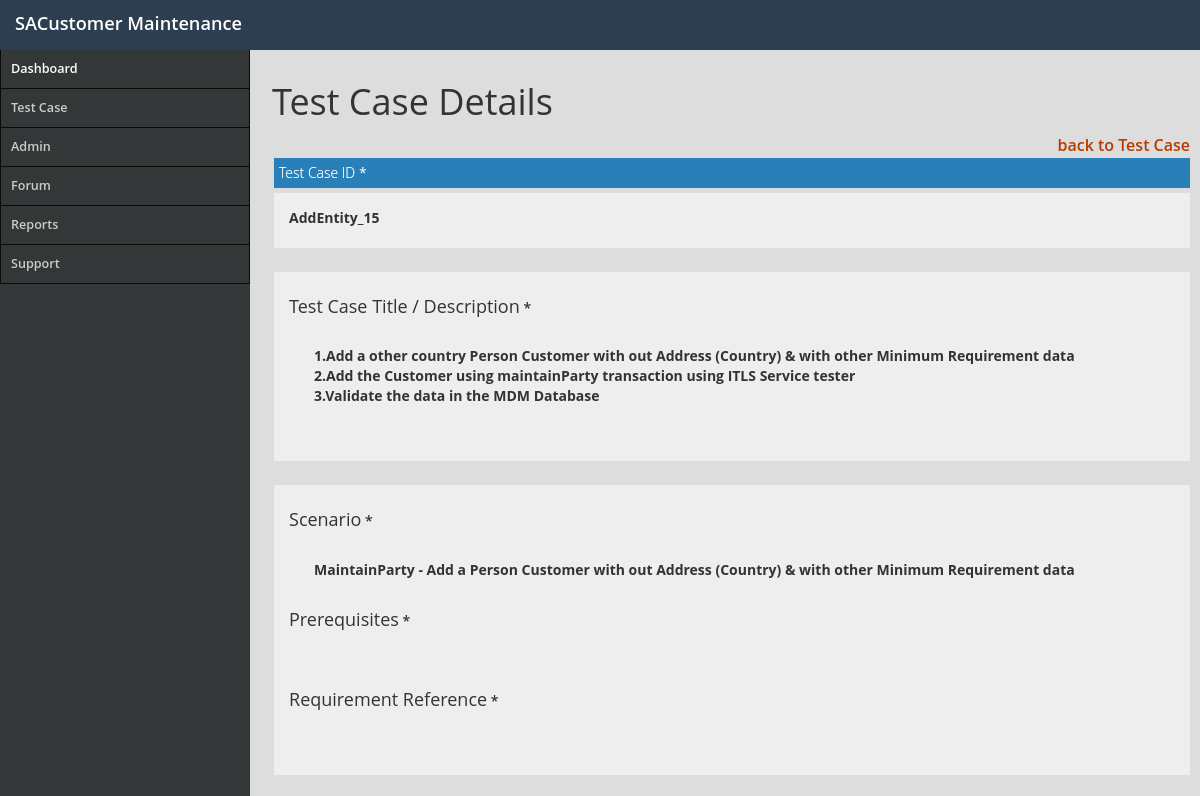
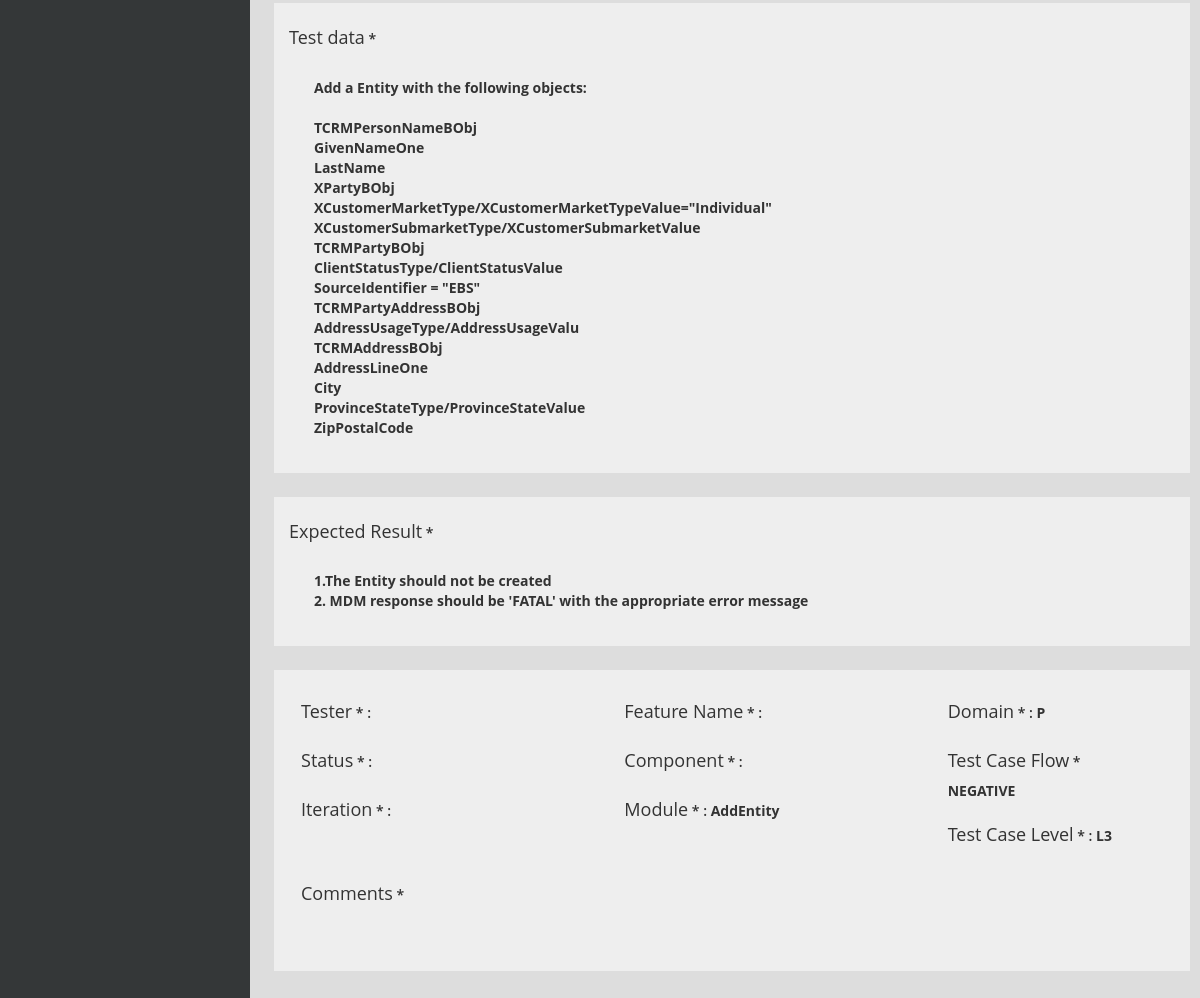
Screenshot of /view_testcase.php?Test_case_idpk=15 with the database file from the repository (2 pictures, top to bottom).
### tables this page shows
CREATE TABLE IF NOT EXISTS `testcases` (
  `Test_case_idpk` int(11) NOT NULL,
  `Component` varchar(255) NOT NULL,
  `Iteration` varchar(255) NOT NULL,
  `Feature_Name` text NOT NULL,
  `Module` varchar(120) DEFAULT NULL,
  `TC_Prerequisites` varchar(500) DEFAULT NULL,
  `Test_Case_ID` varchar(250) DEFAULT NULL,
  `Scenario` varchar(2550) DEFAULT NULL,
  `Domain` varchar(255) DEFAULT NULL,
  `Test_Case_Description` varchar(4000) DEFAULT NULL,
  `Test_data` varchar(4000) DEFAULT NULL,
  `Expected_result` varchar(4000) DEFAULT NULL,
  `Tester` varchar(255) DEFAULT NULL,
  `Status` varchar(12) DEFAULT NULL,
  `Comments` varchar(4000) DEFAULT NULL,
  `Req_Ref` varchar(1200) DEFAULT NULL,
  `Test_Case_Flow` varchar(100) DEFAULT NULL,
  `Level` varchar(50) DEFAULT NULL
);

### view_testcase.php (the view, shortened to what this page needs)
<?php
if(isset($_GET['Test_case_idpk']))
{
 $sql_query="SELECT * FROM testcases WHERE Test_case_idpk=".$_GET['Test_case_idpk'];
 $result_set=mysql_query($sql_query);
 $fetched_row=mysql_fetch_array($result_set);
}
  ?>
<!DOCTYPE html PUBLIC "-//W3C//DTD XHTML 1.0 Transitional//EN" "http://www.w3.org/TR/xhtml1/DTD/xhtml1-transitional.dtd">
<html xmlns="http://www.w3.org/1999/xhtml">
<head>
  <link rel="stylesheet" href="css/bootstrap.css">
  <link rel="stylesheet" type="text/css" href="css/Body.css">
  <link rel="stylesheet" type="text/css" href="css/jquery.dataTables.css">
  <link rel="stylesheet" type="text/css" href="css/style.css"></link>
</head>
<body class="dt-example">
 <div class="content">
   <div class="row">
    <div class="col-sm-13 col-sm-offset-0">
     <h1>Test Case Details</h1>
     <div class="col-sm-11.5">
     <a class="dashlink" href="home_testcase.php">back to Test Case</a>
     </div>
     <form method="post">
      <div class="col-sm-11.5" id="box">
       <div class="box-top">Test Case ID <span class="asteriskField">
        *
      </span></div>
      <div class="box-panel">
        <label>  <?php echo nl2br($fetched_row['Test_Case_ID']); ?> </label>
      </div>
    </div>
    <div class="col-sm-11.5" id="box">
      <div class="box-panel">
       <label for="Scenario" class="h4">Test Case Title / Description </label>
       <span class="asteriskField">
        *
      </span>
      <div class="box-panel">
       <label>  <?php echo nl2br($fetched_row['Test_Case_Description']); ?></label>
     </div>
   </div>
 </div>
 <div class="col-sm-8.8" id="box">
   <div class="box-panel">
     <label for="Scenario" class="h4">Scenario</label>
     <span class="asteriskField">
      *
    </span>
    <div class="box-panel">
     <label>  <?php echo nl2br($fetched_row['Scenario']); ?> </label>
   </div>
   <label for="TC_Prerequisites" class="h4">Prerequisites</label>
   <span class="asteriskField">
    *
  </span>
  <div class="box-panel">
 </div>
 <label for="Req_Ref" class="h4">Requirement Reference</label>
 <span class="asteriskField">
  *
</span>
<div class="box-panel">
</div>
</div>
</div>
<div class="col-sm-5.11" id="box">
 <div class="box-panel">
   <label for="Test_data" class="h4">Test data</label>
   <span class="asteriskField">
    *
  </span>
  <div class="box-panel">
   <label>  <?php echo nl2br($fetched_row['Test_data']); ?></label>
 </div>
</div>
</div>
<div class="col-sm-6.11" id="box">
 <div class="box-panel">
   <label for="Expected_result" class="h4">Expected Result</label>
   <span class="asteriskField">
    *
  </span>
  <div class="box-panel">
   <label>  <?php echo nl2br($fetched_row['Expected_result']); ?></label>
 </div>
</div>
</div>
  <div class="col-sm-4" id="box">
   <div class="box-panel">
    <div >
     <label for="Tester" class="h4">Tester</label>
     <span class="asteriskField">
      *
    </span> :
  </div>
  <div >
   <label for="Status" class="h4">Status</label>
   <span class="asteriskField">
    *
  </span> :
</div>
<div >
 <label for="Iteration" class="h4">Iteration</label>
 <span class="asteriskField">
  *
</span> :
</div>
</div>
</div>
<div class="col-sm-4" id="box">
 <div class="box-panel">
   <div >
     <label for="Feature_Name" class="h4">Feature Name</label>
     <span class="asteriskField">
      *
    </span> :
  </div>
  <div >
   <label for="Component" class="h4">Component</label>
   <span class="asteriskField">
    *
  </span> :
</div>
<div >
 <label for="Module" class="h4">Module</label>
 <span class="asteriskField">
  *
</span> :
<label>  <?php echo nl2br($fetched_row['Module']); ?></label>
</div>
</div>
</div>
<div class="col-sm-3" id="box">
  <div class="box-panel">
   <div >
     <label for="Domain" class="h4">Domain</label>
     <span class="asteriskField">
      *
    </span> :
    <label>  <?php echo nl2br($fetched_row['Domain']); ?></label>
  </div>
  <div >
   <label for="Test_Case_Flow" class="h4">Test Case Flow</label>
   <span class="asteriskField">
    *
  </span>
  <label>  <?php echo nl2br($fetched_row['Test_Case_Flow']); ?></label>
</div>
<div >
 <label for="Level" class="h4">Test Case Level</label>
 <span class="asteriskField">
  *
</span> :
<label>  <?php echo nl2br($fetched_row['Level']); ?></label>
</div>
</div>
</div>
<div class="col-sm-11.5 " id="box" >
  <div class="box-panel">
   <div >
    <label for="Comments" class="h4">Comments</label>
    <span class="asteriskField">
      *
    </span>
      <div class="box-panel">
  </div>
  </div>
</div>
<div>
<br/>
</form>
</div>
</div>
</div>
</body>
<link rel="stylesheet" href="css/bootstrap-datepicker3.css"/>
</html>

### css/style.css (style rules this page uses)
* { margin: 0; padding: 0; box-sizing: border-box; }
.row { margin-right: +1px; }
.row div { padding: 2; margin-left: +10px; margin-top: +5px; }
body { font-family: 'Open Sans'; background-color: #343738; }
.dashlink { padding-left: 20px; float: right; color: #B53C00; }
a { text-decoration: none; font-size:initial; padding-left: 5px; }
div#header { position: fixed; width: 100%; height: 50px; background-color: #2c3e50; margin: 0 auto; }
.logo { float: left; margin-top: 10px; margin-left: 10px; }
.logo a { font-size: 1.3em; color: #fff; }
div#container { padding-top: 50px; width: 100%; height: auto; margin: 0 auto; background-color: #343738; }
.sidebar { width: 250px; display: block; background-color: #343738; float: left; }
ul#nav li { list-style: none; }
ul#nav li a { color: #ccc; display: block; padding: 12px; }
ul#nav li a { color: #ccc; display: block; padding: 10px; font-size: 0.9em; border-bottom: 1px solid #0A0A0A; border-left: 1px solid #0A0A0A; border-right: 1px solid #0A0A0A; border-top: 0px solid #0A0A0A; -webkit-transition: 0.2s; -moz-transition: 0.2s; -o-transition:0.2s; transistion:0.2s; }
ul#nav li a.selected { color: #fff; }
.content { width: auto; height: auto; margin-left: 250px; background-color: #dddddd; padding: 5px; }
.content H1 { background-color: #dddddd; padding-left: 20px; }
div#box { margin-top: 15px; }
div#box .box-top { color: #fff; background-color: #2980b9; text-shadow: 0px 0px 0px #ddd; padding: 5px; font-weight: 300; }
div#box .box-panel { padding: 15px; background-color: #eee; border-bottom: 1px; color: #333; }
@media only screen and (min-width: 320px) { div#container { padding-top: 50px; width: 100%; height: auto; margin: 0 auto; background-color: #343738; } }

### css/Body.css (style rules this page uses)
body { font-family: "Helvetica Neue",Helvetica,Arial,sans-serif; font-size: 14px; line-height: 1.42857143; color: #333; background-color: #dddddd; font-weight: 600; }

### rows the page displays
testcases: Test_Case_ID "AddEntity_15", Test_Case_Description "1.Add a other country Person Customer with out Address (Country) & with other Minimum Requirement data 2.Add the Customer using maintainParty transaction using ITLS Service tester 3.Validate the data in the MDM Database", Scenario "MaintainParty - Add a Person Customer with out Address (Country) & with other Minimum Requirement data", Test_data "Add a Entity with the following objects: TCRMPersonNameBObj GivenNameOne LastName XPartyBObj XCustomerMarketType/XCustomerMarketTypeValue=\"Individual\" XCustomerSubmarketType/XCustomerSubmarketValue TCRMPartyBObj ClientStatusType/ClientStatusValue SourceIdentifier = \"EBS\" TCRMPartyAddressBObj AddressUsageType/AddressUsageValu TCRMAddressBObj AddressLineOne City ProvinceStateType/ProvinceStateValue ZipPostalCode", Expected_result "1.The Entity should not be created 2. MDM response should be 'FATAL' with the appropriate error message", Module "AddEntity", Domain "P", Test_Case_Flow "NEGATIVE", Level "L3"
